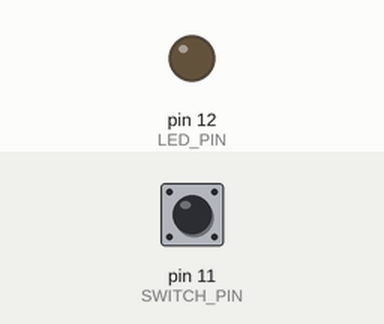
Recording of a program running on a simulated Raspberry Pi (header pin numbers). On the bench: output pins drawn as LEDs (lit = HIGH). Dashed ring = blinking. The inputs (shaded band) are chosen by the test bench; at power-on: pin 11 (SWITCH_PIN) LOW. The clock reads 2024-03-15 10:24:30 at power-on unless the program sets it.

Above: at 1.2 s.
1.3 s: pin 11 (SWITCH_PIN) pulled HIGH for 1 s
At 3.3 s:
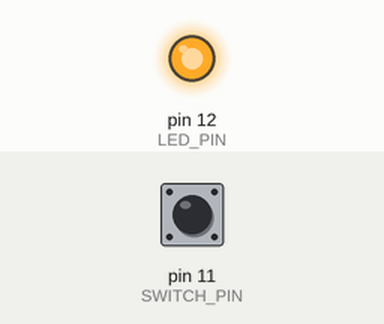
3.8 s: pin 11 (SWITCH_PIN) pulled HIGH for 0.15 s
At 4.5 s:
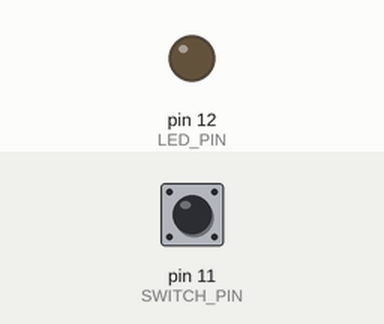
5.4 s: pin 11 (SWITCH_PIN) pulled HIGH for 3.2 s
At 5.5 s:
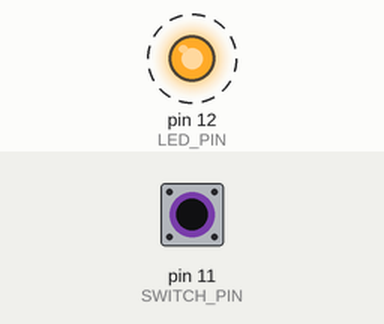
Timing chart, 0 to 9.9 s (numbered marks = the images above; inputs shaded):
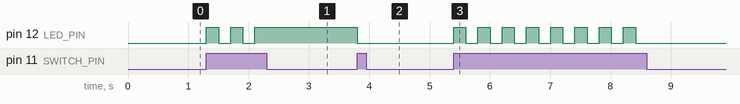

The program:

switch_debounce.py
```python
#!/usr/bin/env python

import time
import RPi.GPIO as GPIO

LED_PIN = 12
SWITCH_PIN = 11
TIME_LAPSE = 0.2

GPIO.setmode(GPIO.BOARD)
GPIO.setup(LED_PIN, GPIO.OUT)
GPIO.setup(SWITCH_PIN, GPIO.IN)

status = GPIO.LOW
GPIO.output(LED_PIN, status)
timemark = time.time()

while True:
	timemark2 = time.time()
	if GPIO.input(SWITCH_PIN) == GPIO.HIGH and (timemark2 - timemark) > TIME_LAPSE:
		timemark = timemark2
		if status == GPIO.LOW:
			status = GPIO.HIGH
		else:
			status = GPIO.LOW
		GPIO.output(LED_PIN, status)

GPIO.cleanup()
```

Measured:
- after the input at 1.3 s, pin 12 (LED_PIN): alternates HIGH for 0.20 s and LOW for 0.20 s, 5 changes in all, then stays HIGH, starting at once
- after the input at 3.8 s, pin 12 (LED_PIN): HIGH → LOW at once
- after the input at 5.4 s, pin 12 (LED_PIN): alternates HIGH for 0.20 s and LOW for 0.20 s, 16 changes in all, then stays LOW, starting at once
